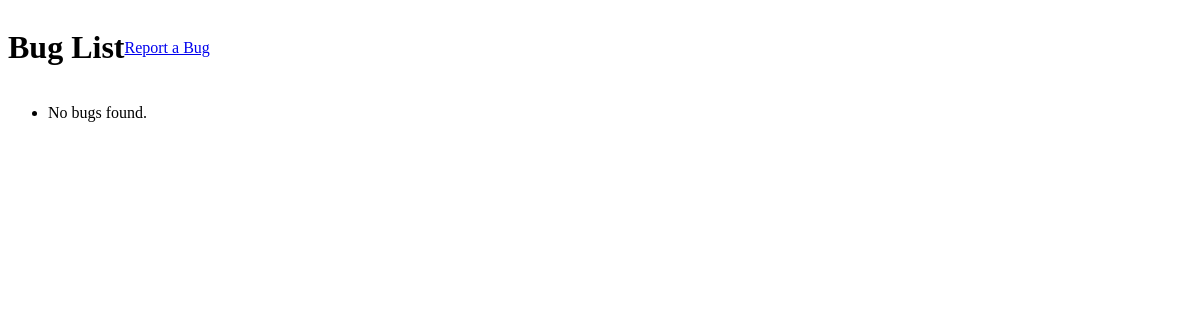
Before: / with the older database file.
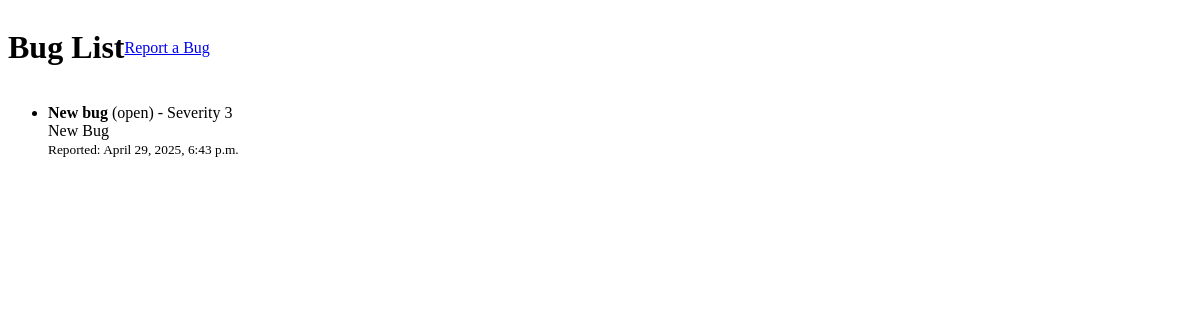
After: the same page with the newer database file.
### bugs/models.py (models this page shows, shortened)
class Bug(models.Model):
    title = models.CharField(max_length=200)
    description = models.TextField()
    status = models.CharField(max_length=50, choices=[
        ('open', 'Open'),
        ('in_progress', 'In Progress'),
        ('resolved', 'Resolved'),
        ('closed', 'Closed'),
    ], default='open')
    severity = models.IntegerField(default=1)
    created_at = models.DateTimeField(auto_now_add=True)
    updated_at = models.DateTimeField(auto_now=True)

### bugs/views.py (the view)
# urls.py: path('', views.bug_list, name='bug_list'),
def bug_list(request):
    bugs = Bug.objects.all().order_by('-created_at')
    return render(request, 'bugs/bug_list.html', {'bugs': bugs})

### bugs/templates/bugs/bug_list.html (shortened to what this page needs)
{% load static %}
<link rel="stylesheet" href="{% static 'bugs/base.css' %}">
<link rel="stylesheet" href="{% static 'bugs/bug_list.css' %}">
<!DOCTYPE html>
<html lang="en">
<head>
</head>
<body>
    <header>
        <h1>Bug List</h1>
        <nav>
            <a href="{% url 'create_bug' %}">Report a Bug</a>
        </nav>
    </header>
    <ul>
        {% for bug in bugs %}
            <li>
                <strong>{{ bug.title }}</strong> ({{ bug.status }}) - Severity {{ bug.severity }}
                <br>
                {{ bug.description }}
                <br>
                <small>Reported: {{ bug.created_at }}</small>
            </li>
        {% empty %}
            <li>No bugs found.</li>
        {% endfor %}
    </ul>
</body>
</html>

### bugs/static/bugs/base.css (style rules this page uses)
header { display: flex; justify-content: left; flex-direction: row; align-items: center; }

Changed rows visible on the page:
added Bug: title "New bug", status "open", severity "3", description "New Bug", created_at "April 29, 2025, 6:43 p.m."
Other visible differences:
text no longer shown: "No bugs found."
